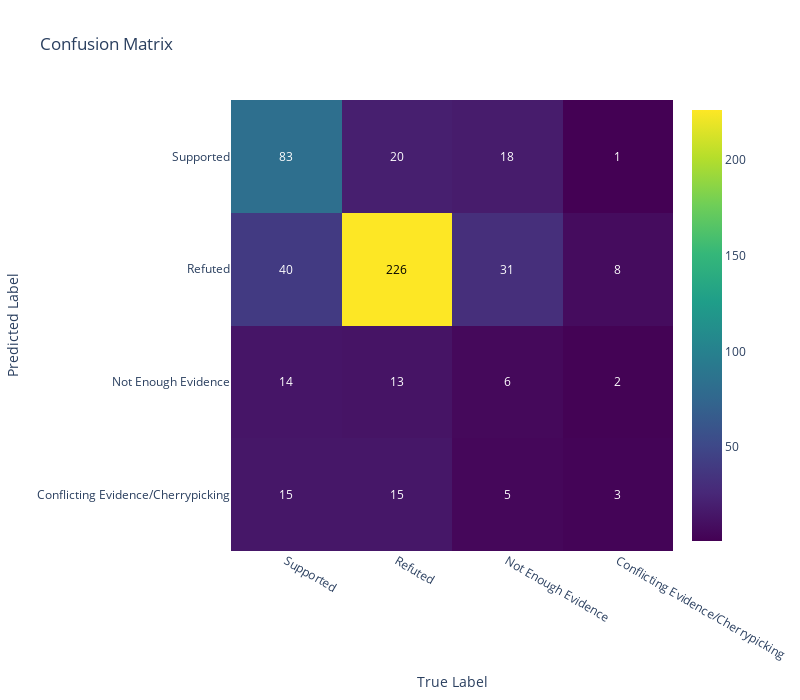

Notebook cell for this chart:
### Code cell
import plotly.graph_objects as go
import numpy as np
from sklearn.metrics import confusion_matrix
from sklearn.preprocessing import LabelEncoder

dev_data_df['predicted'] = pred_labels

label_encoder = LabelEncoder()
true_labels_int = label_encoder.fit_transform(dev_data_df['actual'])
pred_labels_int = label_encoder.transform(dev_data_df['predicted'])

cm = confusion_matrix(true_labels_int, pred_labels_int)
labels = label_encoder.classes_

reversed_labels = labels[::-1]

fig = go.Figure(data=go.Heatmap(
                   z=np.flip(cm, axis=1),
                   x=reversed_labels,
                   y=labels,
                   hoverongaps=False,
                   colorscale='Viridis',
                   showscale=True))

fig.update_layout(
    title='Confusion Matrix',
    xaxis_title='True Label',
    yaxis_title='Predicted Label',
    xaxis=dict(
        tickmode='array',
        tickvals=np.arange(len(reversed_labels)),
        ticktext=reversed_labels
    ),
    yaxis=dict(
        tickmode='array',
        tickvals=np.arange(len(labels)),
        ticktext=labels
    ),
    margin=dict(l=100, r=100, t=100, b=100),
    width=800,
    height=700
)

annotations = []
for i in range(len(reversed_labels)):
    for j in range(len(labels)):
        annotations.append(
            go.layout.Annotation(
                text=str(cm[j][len(reversed_labels)-1-i]),
                x=reversed_labels[i],
                y=labels[j],
                xref='x1',
                yref='y1',
                showarrow=False,
                font=dict(
                    color="white" if cm[j][len(reversed_labels)-1-i] < np.max(cm) / 2 else "black"
                )
            )
        )

fig.update_layout(annotations=annotations)
fig.show()

### Figure 1 — Plotly figure (JSON) as saved in the notebook; plotly's stock layout.template omitted (floating-point values rounded to 4 significant figures)
{"data": [{"colorscale": [[0, "#440154"], [0.1111, "#482878"], [0.2222, "#3e4989"], [0.3333, "#31688e"], [0.4444, "#26828e"], [0.5556, "#1f9e89"], [0.6667, "#35b779"], [0.7778, "#6ece58"], [0.8889, "#b5de2b"], [1, "#fde725"]], "hoverongaps": false, "showscale": true, "type": "heatmap", "x": ["Supported", "Refuted", "Not Enough Evidence", "Conflicting Evidence/Cherrypicking"], "y": ["Conflicting Evidence/Cherrypicking", "Not Enough Evidence", "Refuted", "Supported"], "z": [[15, 15, 5, 3], [14, 13, 6, 2], [40, 226, 31, 8], [83, 20, 18, 1]]}], "layout": {"annotations": [{"font": {"color": "white"}, "showarrow": false, "text": "15", "x": "Supported", "xref": "x", "y": "Conflicting Evidence/Cherrypicking", "yref": "y"}, {"font": {"color": "white"}, "showarrow": false, "text": "14", "x": "Supported", "xref": "x", "y": "Not Enough Evidence", "yref": "y"}, {"font": {"color": "white"}, "showarrow": false, "text": "40", "x": "Supported", "xref": "x", "y": "Refuted", "yref": "y"}, {"font": {"color": "white"}, "showarrow": false, "text": "83", "x": "Supported", "xref": "x", "y": "Supported", "yref": "y"}, {"font": {"color": "white"}, "showarrow": false, "text": "15", "x": "Refuted", "xref": "x", "y": "Conflicting Evidence/Cherrypicking", "yref": "y"}, {"font": {"color": "white"}, "showarrow": false, "text": "13", "x": "Refuted", "xref": "x", "y": "Not Enough Evidence", "yref": "y"}, {"font": {"color": "black"}, "showarrow": false, "text": "226", "x": "Refuted", "xref": "x", "y": "Refuted", "yref": "y"}, {"font": {"color": "white"}, "showarrow": false, "text": "20", "x": "Refuted", "xref": "x", "y": "Supported", "yref": "y"}, {"font": {"color": "white"}, "showarrow": false, "text": "5", "x": "Not Enough Evidence", "xref": "x", "y": "Conflicting Evidence/Cherrypicking", "yref": "y"}, {"font": {"color": "white"}, "showarrow": false, "text": "6", "x": "Not Enough Evidence", "xref": "x", "y": "Not Enough Evidence", "yref": "y"}, {"font": {"color": "white"}, "showarrow": false, "text": "31", "x": "Not Enough Evidence", "xref": "x", "y": "Refuted", "yref": "y"}, {"font": {"color": "white"}, "showarrow": false, "text": "18", "x": "Not Enough Evidence", "xref": "x", "y": "Supported", "yref": "y"}, {"font": {"color": "white"}, "showarrow": false, "text": "3", "x": "Conflicting Evidence/Cherrypicking", "xref": "x", "y": "Conflicting Evidence/Cherrypicking", "yref": "y"}, {"font": {"color": "white"}, "showarrow": false, "text": "2", "x": "Conflicting Evidence/Cherrypicking", "xref": "x", "y": "Not Enough Evidence", "yref": "y"}, {"font": {"color": "white"}, "showarrow": false, "text": "8", "x": "Conflicting Evidence/Cherrypicking", "xref": "x", "y": "Refuted", "yref": "y"}, {"font": {"color": "white"}, "showarrow": false, "text": "1", "x": "Conflicting Evidence/Cherrypicking", "xref": "x", "y": "Supported", "yref": "y"}], "height": 700, "margin": {"b": 100, "l": 100, "r": 100, "t": 100}, "title": {"text": "Confusion Matrix"}, "width": 800, "xaxis": {"tickmode": "array", "ticktext": ["Supported", "Refuted", "Not Enough Evidence", "Conflicting Evidence/Cherrypicking"], "tickvals": [0, 1, 2, 3], "title": {"text": "True Label"}}, "yaxis": {"tickmode": "array", "ticktext": ["Conflicting Evidence/Cherrypicking", "Not Enough Evidence", "Refuted", "Supported"], "tickvals": [0, 1, 2, 3], "title": {"text": "Predicted Label"}}}}
